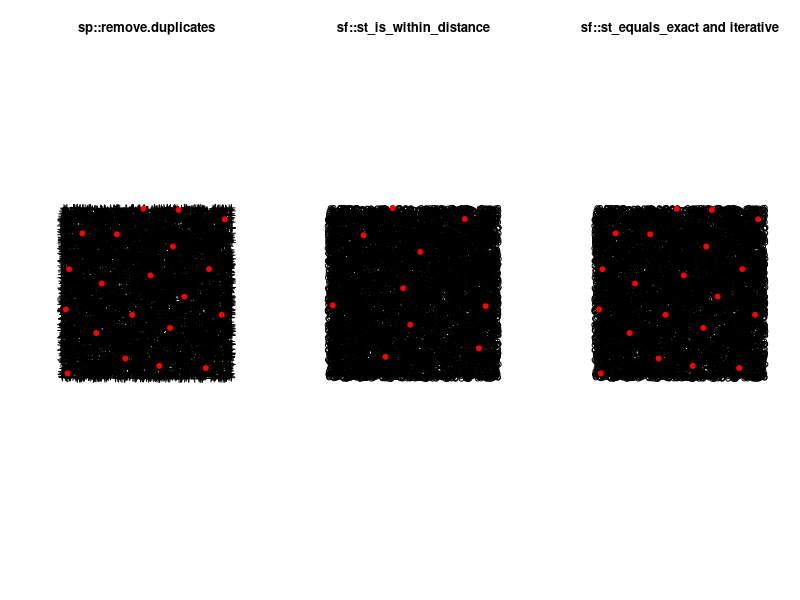

Recreate this plot in R. (Note: this script raises an error after producing the figure.)
# Code to compare different methods to disaggregate spatial points and to 
# find an equivalent of the function sp::remove.duplicates(x,zero =dist)
# with the package sf

# load libraries and data -------------------------------------------------
set.seed(131)
library(sf)
library(sp)

df = data.frame(x = runif(10000), y = runif(10000), id = 1:10000) # generate points data
s_sf<-st_as_sf(df,coords = c("x","y")) #transform into an sf object
s_sp<-as(s_sf,'Spatial') #transform into an sp object
min_dist<-0.2 # minimal distance between points

# disaggregate with sp ----------------------------------------------------
ini_time<-Sys.time()
s_sp_dsg<-sp::remove.duplicates(s_sp, zero = min_dist)
end_time<-Sys.time()
sp_time<-end_time-ini_time
n_points_sp<-nrow(s_sp_dsg)

# disaggregate with sf ----------------------------------------------------
# code proposed by Edzer Pebesma https://github.com/r-spatial/sf/issues/669#issuecomment-830054441
ini_time<-Sys.time()
d = st_is_within_distance(s_sf, ,min_dist)
dupl = unlist(mapply(function(x,y) x[x<y] , d, seq_along(d)))
end_time<-Sys.time()
sf_time<-end_time-ini_time
n_points_sf<-nrow(s_sf[-dupl,])
# This does not work because :
# - the dataset should be dynamically disaggregated to be more conservative
# - st_is_within_distance calculation time grows exponentially with the number of points

# Here is an alternative that works, but still much slower than the sp::remove.duplicates function
ini_time<-Sys.time()
d<-st_equals_exact(s_sf,par = min_dist, remove_self = TRUE)
a<-which(lengths(d)>0)[1]
s_sf_dsg<-s_sf
while(!is.na(a)){
  s_sf_dsg<-s_sf_dsg[-d[[a]],]
  d<-st_equals_exact(s_sf_dsg,par = min_dist, remove_self = TRUE)
  a<-which(lengths(d)>0)[1]
}
end_time<-Sys.time()
sf_iterative_time<-end_time-ini_time
n_points_sf_iterative<-nrow(s_sf_dsg)

# Comparisons -------------------------------------------------------------

# Calculation time  
cat(paste('time with sp package', round(sp_time,2),"sec."))
cat(paste('time with sf::st_is_within_distance', round(sf_time,2),"sec."))
cat(paste('time with iterative sf::st_is_within_distance', round(sf_iterative_time,2),"sec."))

# number of points
cat (paste(n_points_sp), "points after disaggregation with sp::remove.duplicates")
cat (paste(n_points_sf), "points after disaggregation with sf st_is_within_distance and without iteratively removing points")
cat (paste(n_points_sf_iterative), "points after disaggregation with sf::st_equals_exact and iteratively removing points")

# plot
par(mfrow = c(1,3))
plot(s_sp, main = 'sp::remove.duplicates')
plot(s_sp_dsg, col = 'red', pch = 19, add = T)
plot(st_geometry(s_sf),main = 'sf::st_is_within_distance')
plot(st_geometry(s_sf[-dupl, ]),col = 'red', pch = 19, add = T)
plot(st_geometry(s_sf),main = 'sf::st_equals_exact and iterative' )
plot(st_geometry(s_sf_dsg),col = 'red', pch = 19, add = T)


# Create a sample dataset
set.seed(131)
df = data.frame(x = runif(10000), y = runif(10000), id = 1:10000)

# Convert to sf object
s_sf <- st_as_sf(df, coords = c("x", "y"))

# Set minimal distance between points
min_dist <- 0.2

# Buffer the points
s_buffer <- st_buffer(s_sf, dist = min_dist / 2)

# Find overlapping buffer areas
s_buffer<-st_set_precision(s_buffer,1)
overlaps <- st_intersection(s_buffer)

# Identify unique pairs of overlapping points
overlap_pairs <- overlaps %>%
  dplyr::filter(id.1 < id.2) %>%
  dplyr::select(id.1, id.2)

# Remove points that are too close
s_sf_dsg <- s_sf[!(s_sf$id %in% overlap_pairs$id.2),]

# Number of points after removing duplicates
n_points_sf <- nrow(s_sf_dsg)
